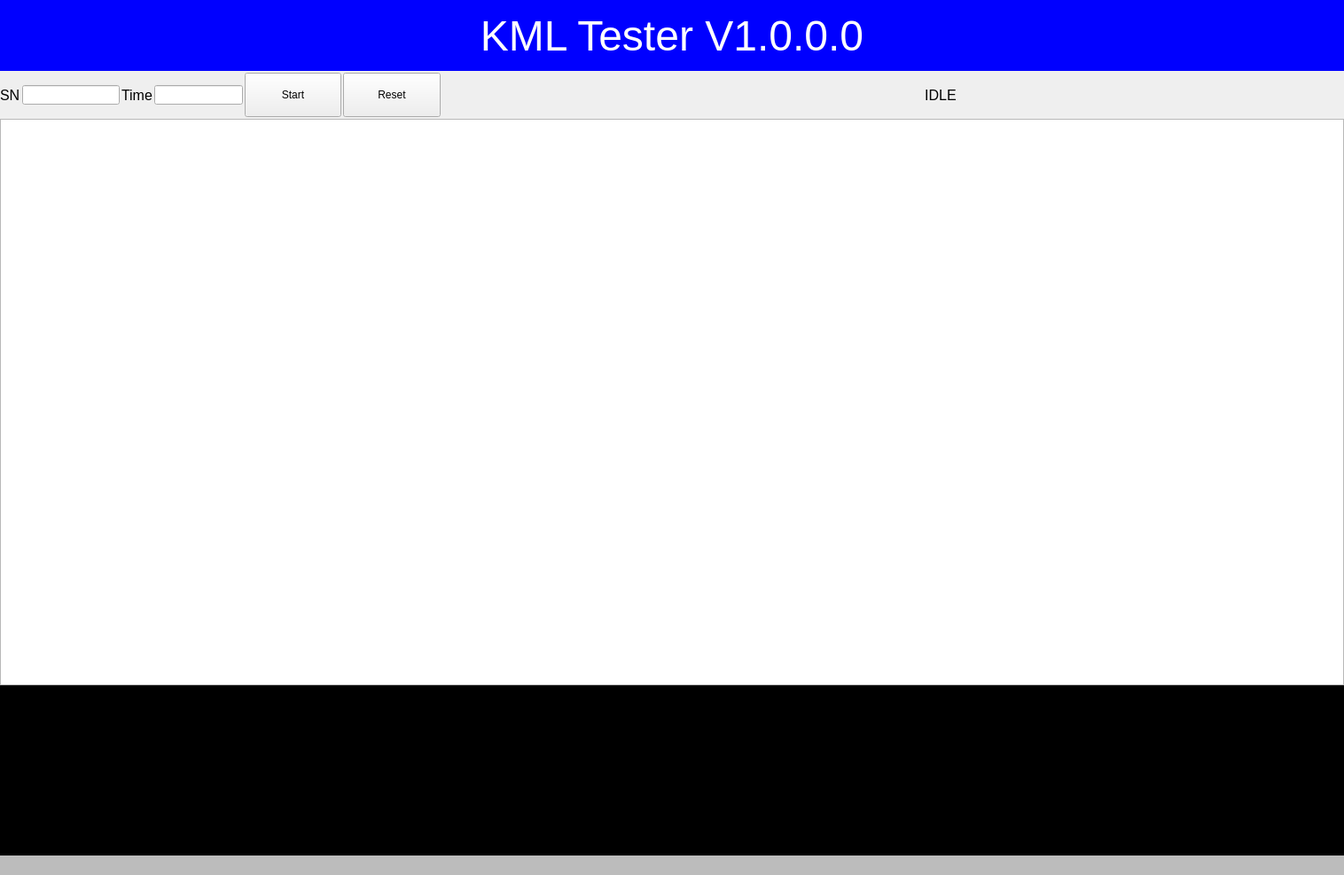
<?xml version="1.0" encoding="UTF-8"?>
<ui version="4.0">
 <class>MainWindow</class>
 <widget class="QMainWindow" name="MainWindow">
  <property name="geometry">
   <rect>
    <x>0</x>
    <y>0</y>
    <width>1516</width>
    <height>987</height>
   </rect>
  </property>
  <property name="minimumSize">
   <size>
    <width>0</width>
    <height>80</height>
   </size>
  </property>
  <property name="windowTitle">
   <string>MainWindow</string>
  </property>
  <widget class="QWidget" name="centralwidget">
   <layout class="QGridLayout" name="gridLayout_3">
    <property name="margin">
     <number>0</number>
    </property>
    <property name="spacing">
     <number>0</number>
    </property>
    <item row="0" column="0">
     <widget class="QLabel" name="top_text">
      <property name="minimumSize">
       <size>
        <width>0</width>
        <height>80</height>
       </size>
      </property>
      <property name="font">
       <font>
        <family>Arial</family>
        <pointsize>36</pointsize>
       </font>
      </property>
      <property name="styleSheet">
       <string notr="true">background-color:rgb(0,0,255);
color:rgb(255,255,255)</string>
      </property>
      <property name="text">
       <string>KML Tester V1.0.0.0</string>
      </property>
      <property name="alignment">
       <set>Qt::AlignCenter</set>
      </property>
     </widget>
    </item>
    <item row="1" column="0">
     <widget class="QWidget" name="widget" native="true">
      <layout class="QGridLayout" name="gridLayout_2">
       <property name="margin">
        <number>0</number>
       </property>
       <property name="spacing">
        <number>0</number>
       </property>
       <item row="0" column="0">
        <widget class="QWidget" name="widget_2" native="true">
         <property name="styleSheet">
          <string notr="true"/>
         </property>
         <layout class="QHBoxLayout" name="horizontalLayout_2">
          <property name="spacing">
           <number>2</number>
          </property>
          <property name="margin">
           <number>0</number>
          </property>
          <item>
           <layout class="QGridLayout" name="gridLayout" columnstretch="2,3">
            <property name="spacing">
             <number>0</number>
            </property>
            <item row="0" column="0">
             <layout class="QHBoxLayout" name="horizontalLayout">
              <property name="spacing">
               <number>2</number>
              </property>
              <property name="topMargin">
               <number>2</number>
              </property>
              <property name="bottomMargin">
               <number>2</number>
              </property>
              <item>
               <widget class="QLabel" name="sn1">
                <property name="font">
                 <font>
                  <family>Arial</family>
                  <pointsize>12</pointsize>
                 </font>
                </property>
                <property name="layoutDirection">
                 <enum>Qt::LeftToRight</enum>
                </property>
                <property name="text">
                 <string>SN</string>
                </property>
                <property name="margin">
                 <number>0</number>
                </property>
               </widget>
              </item>
              <item>
               <widget class="QLineEdit" name="linesn1">
                <property name="maximumSize">
                 <size>
                  <width>200</width>
                  <height>16777215</height>
                 </size>
                </property>
               </widget>
              </item>
              <item>
               <widget class="QLabel" name="time1">
                <property name="font">
                 <font>
                  <family>Arial</family>
                  <pointsize>12</pointsize>
                 </font>
                </property>
                <property name="layoutDirection">
                 <enum>Qt::LeftToRight</enum>
                </property>
                <property name="text">
                 <string>Time</string>
                </property>
                <property name="margin">
                 <number>0</number>
                </property>
               </widget>
              </item>
              <item>
               <widget class="QLineEdit" name="linetime1">
                <property name="maximumSize">
                 <size>
                  <width>100</width>
                  <height>16777215</height>
                 </size>
                </property>
                <property name="text">
                 <string/>
                </property>
               </widget>
              </item>
              <item>
               <widget class="QPushButton" name="start">
                <property name="sizePolicy">
                 <sizepolicy hsizetype="Expanding" vsizetype="Expanding">
                  <horstretch>0</horstretch>
                  <verstretch>0</verstretch>
                 </sizepolicy>
                </property>
                <property name="minimumSize">
                 <size>
                  <width>100</width>
                  <height>50</height>
                 </size>
                </property>
                <property name="maximumSize">
                 <size>
                  <width>200</width>
                  <height>50</height>
                 </size>
                </property>
                <property name="styleSheet">
                 <string notr="true"/>
                </property>
                <property name="text">
                 <string>Start</string>
                </property>
               </widget>
              </item>
              <item>
               <widget class="QPushButton" name="reset">
                <property name="sizePolicy">
                 <sizepolicy hsizetype="Expanding" vsizetype="Expanding">
                  <horstretch>0</horstretch>
                  <verstretch>0</verstretch>
                 </sizepolicy>
                </property>
                <property name="minimumSize">
                 <size>
                  <width>100</width>
                  <height>50</height>
                 </size>
                </property>
                <property name="maximumSize">
                 <size>
                  <width>200</width>
                  <height>50</height>
                 </size>
                </property>
                <property name="styleSheet">
                 <string notr="true"/>
                </property>
                <property name="text">
                 <string>Reset</string>
                </property>
               </widget>
              </item>
              <item>
               <spacer name="horizontalSpacer">
                <property name="orientation">
                 <enum>Qt::Horizontal</enum>
                </property>
                <property name="sizeHint" stdset="0">
                 <size>
                  <width>40</width>
                  <height>20</height>
                 </size>
                </property>
               </spacer>
              </item>
             </layout>
            </item>
            <item row="0" column="1">
             <widget class="QLabel" name="lab_result">
              <property name="sizePolicy">
               <sizepolicy hsizetype="Expanding" vsizetype="Preferred">
                <horstretch>0</horstretch>
                <verstretch>0</verstretch>
               </sizepolicy>
              </property>
              <property name="minimumSize">
               <size>
                <width>0</width>
                <height>0</height>
               </size>
              </property>
              <property name="font">
               <font>
                <pointsize>12</pointsize>
               </font>
              </property>
              <property name="text">
               <string>IDLE</string>
              </property>
              <property name="alignment">
               <set>Qt::AlignCenter</set>
              </property>
             </widget>
            </item>
           </layout>
          </item>
         </layout>
        </widget>
       </item>
       <item row="1" column="0">
        <widget class="QTableView" name="table_test_items">
         <property name="sizePolicy">
          <sizepolicy hsizetype="Expanding" vsizetype="Expanding">
           <horstretch>0</horstretch>
           <verstretch>1</verstretch>
          </sizepolicy>
         </property>
         <property name="minimumSize">
          <size>
           <width>0</width>
           <height>100</height>
          </size>
         </property>
         <property name="maximumSize">
          <size>
           <width>16777215</width>
           <height>16777215</height>
          </size>
         </property>
         <property name="showGrid">
          <bool>true</bool>
         </property>
        </widget>
       </item>
       <item row="2" column="0">
        <widget class="QTextEdit" name="message">
         <property name="maximumSize">
          <size>
           <width>16777215</width>
           <height>16777215</height>
          </size>
         </property>
         <property name="styleSheet">
          <string notr="true">background-color: rgb(0, 0, 0);
color:rgb(0,255,0);</string>
         </property>
         <property name="html">
          <string>&lt;!DOCTYPE HTML PUBLIC &quot;-//W3C//DTD HTML 4.0//EN&quot; &quot;http://www.w3.org/TR/REC-html40/strict.dtd&quot;&gt;
&lt;html&gt;&lt;head&gt;&lt;meta name=&quot;qrichtext&quot; content=&quot;1&quot; /&gt;&lt;style type=&quot;text/css&quot;&gt;
p, li { white-space: pre-wrap; }
&lt;/style&gt;&lt;/head&gt;&lt;body style=&quot; font-family:'SimSun'; font-size:9pt; font-weight:400; font-style:normal;&quot;&gt;
&lt;p style=&quot;-qt-paragraph-type:empty; margin-top:0px; margin-bottom:0px; margin-left:0px; margin-right:0px; -qt-block-indent:0; text-indent:0px; font-family:'Arial'; font-size:12pt;&quot;&gt;&lt;br /&gt;&lt;/p&gt;&lt;/body&gt;&lt;/html&gt;</string>
         </property>
        </widget>
       </item>
      </layout>
     </widget>
    </item>
   </layout>
  </widget>
  <widget class="QMenuBar" name="menubar">
   <property name="geometry">
    <rect>
     <x>0</x>
     <y>0</y>
     <width>1516</width>
     <height>37</height>
    </rect>
   </property>
  </widget>
  <widget class="QStatusBar" name="statusbar">
   <property name="sizePolicy">
    <sizepolicy hsizetype="Preferred" vsizetype="Expanding">
     <horstretch>0</horstretch>
     <verstretch>0</verstretch>
    </sizepolicy>
   </property>
   <property name="styleSheet">
    <string notr="true">background-color: rgb(188, 188, 188);
color:rgb(0,0,0)</string>
   </property>
  </widget>
 </widget>
 <resources/>
 <connections/>
</ui>
